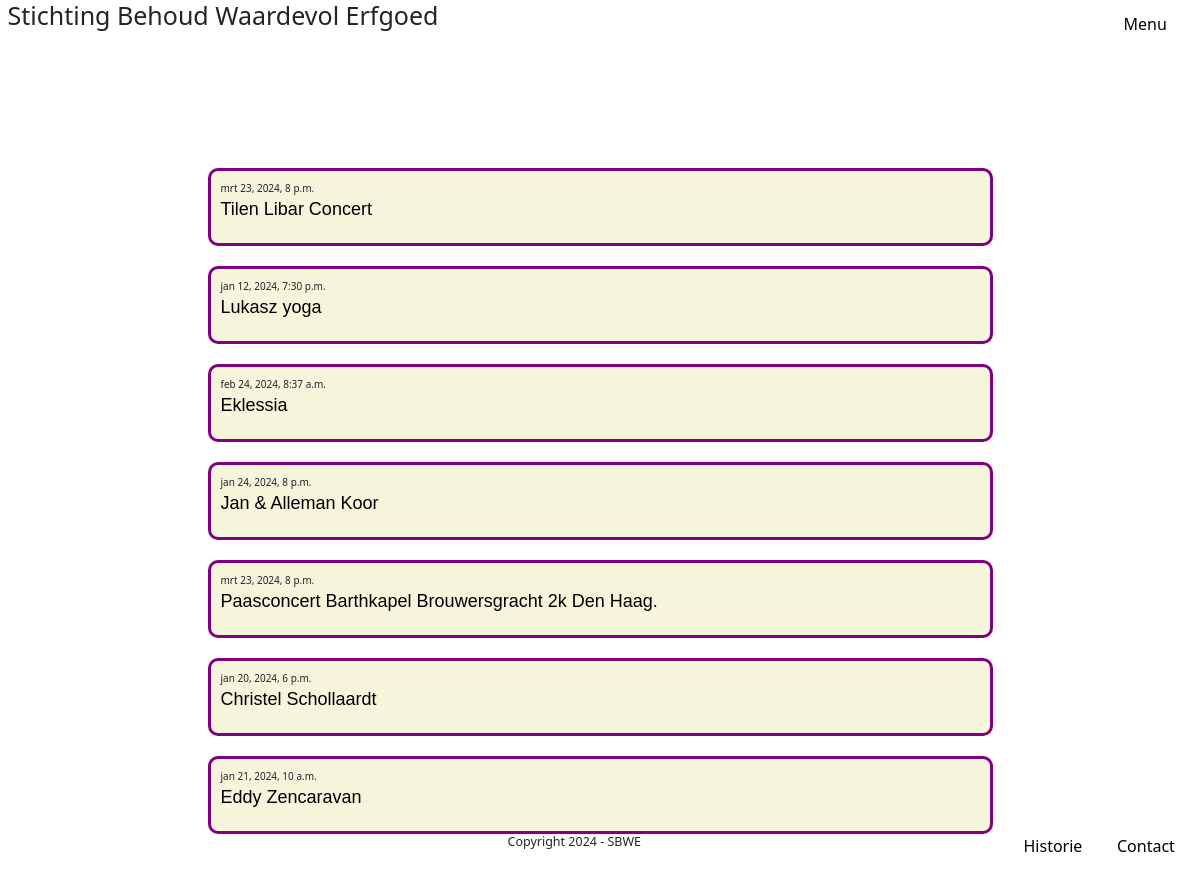
The app's page /post_list.html/, older data.
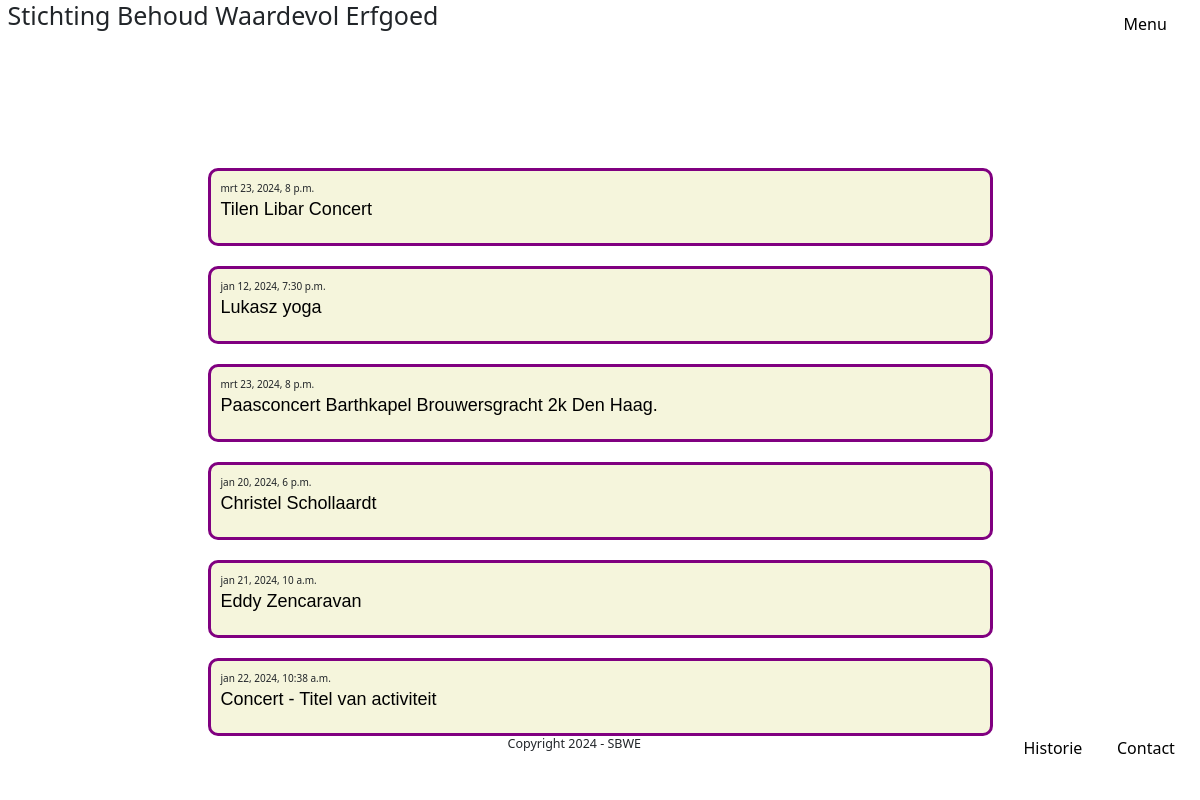
The same page, newer data.
### blog/models.py (models this page shows, shortened)
class Post(models.Model):
    author = models.ForeignKey(settings.AUTH_USER_MODEL, on_delete=models.CASCADE)
    title = models.CharField(max_length = 200)
    text = models.TextField()
    created_date = models.DateTimeField(default=timezone.now)
    published_date = models.DateTimeField(blank=True, null=True)

### blog/views.py (the view)
# urls.py: path('post_list.html/',views.post_list, name='post_list'),
def post_list(request):
    posts = Post.objects.filter(published_date__lte=timezone.now()).order_by('published_date')
    return render(request, 'post_list.html', {'posts' : posts})

### blog/templates/post_list.html (shortened to what this page needs)
{% extends 'post_base.html' %}
        {% block inhoud %}
            {% for post in posts %}
            <article class ="post vormgeving">
                <time class = "date"> {{ post.created_date }} </time>
                <p class = "LetB"> <a href="{% url 'post_inhoud' pk=post.pk %}"> {{ post.title }}</a></p>
            </article>
            {% endfor %}
        {% endblock %}

### blog/templates/post_base.html (shortened to what this page needs)
<!DOCTYPE html>
<html>
<head>
    {% load static %}
    <link rel="stylesheet" type="text/css" href="{%static 'css/cssHeader.css' %}">
    <link rel="stylesheet" type="text/css" href="{%static 'css/cssBody.css' %}">
    <link rel="stylesheet" type="text/css" href="{%static 'css/cssStyle.css' %}">
    <link rel="stylesheet" href="https://maxcdn.bootstrapcdn.com/bootstrap/3.4.1/css/bootstrap.min.css">
      <link
      href="https://cdn.jsdelivr.net/npm/bootstrap@5.3.0-alpha1/dist/css/bootstrap.min.css" rel="stylesheet"
>
</head>
<body>
<div class="container-fluid">
    <header>
        <div class="row">
        <div class="col-6">
           <h1>  Stichting Behoud Waardevol Erfgoed </h1>
        </div>
        <div class="col-5">
        </div>
            <div class="col-1">
                <div class="dropdown">
                                        <a class="bkbtn">Menu</a>
                </div>
            </div>
    </header>
</div>
<div class="container-fluid">
    <div class="row">
      <div class="col-2">
      </div>
      <div class="col-8">
            {% block inhoud %}
            {% endblock %}
      </div>
      <div class="col-2">
      </div>
    </div>
</div>
<footer>
    <div class="container-fluid">
            <div class="row">
                <div class="col-5">
                </div>
                <div class="col-2">
                    <h5>  Copyright 2024 - SBWE</h5>
                </div>
                <div class="col-3">
                </div>
                <div class="col-2 MenuOnder">
                    <a href="#" class="hibtn"> Historie</a>
                    <a href="/Contact.html" class="hmbtn"> Contact</a>
                </div>
            </div>
    </div>
</footer>
</body>
</html>

### blog/templates/post_base.html (style rules this page uses)
header { background-color: inherit; margin:0px 0px 100px 0px; position: sticky; top: 0; z-index: 100; }
.bkbtn, .hmbtn, .hibtn { background-color: white; color: black; padding: 16px; font-size: 16px; border: none; cursor: pointer; }
.dropdown { position: relative; display: inline-block; }
.dropdown-content a, .dropdown a { color: black; padding: 12px 16px; text-decoration: none; display: block; }
.MenuOnder a { text-decoration: none; }
.LetB { font-family:'Lucida Sans', 'Lucida Sans Regular', 'Lucida Grande', 'Lucida Sans Unicode', Geneva, Verdana, sans-serif; font-size: 18px; font-weight: normal; }
.vormgeving { border: 3px solid purple; background-color:beige; padding: 10px; border-radius:10px; margin-top: 20px; }
a, a:hover { text-decoration: none; color: black; }

Row changes from the older to the newer data that the page shows:
removed Post: created_date "feb 24, 2024, 8:37 a.m.", title "Eklessia"
removed Post: created_date "jan 24, 2024, 8 p.m.", title "Jan & Alleman Koor"
added Post: created_date "jan 22, 2024, 10:38 a.m.", title "Concert - Titel van activiteit"
